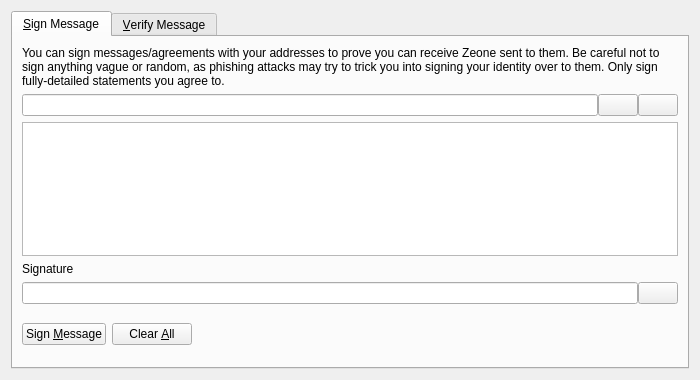
<?xml version="1.0" encoding="UTF-8"?>
<ui version="4.0">
 <class>SignVerifyMessageDialog</class>
 <widget class="QDialog" name="SignVerifyMessageDialog">
  <property name="geometry">
   <rect>
    <x>0</x>
    <y>0</y>
    <width>700</width>
    <height>380</height>
   </rect>
  </property>
  <property name="windowTitle">
   <string>Signatures - Sign / Verify a Message</string>
  </property>
  <property name="modal">
   <bool>true</bool>
  </property>
  <layout class="QVBoxLayout" name="verticalLayout">
   <item>
    <widget class="QTabWidget" name="tabWidget">
     <property name="currentIndex">
      <number>0</number>
     </property>
     <widget class="QWidget" name="tabSignMessage">
      <attribute name="title">
       <string>&amp;Sign Message</string>
      </attribute>
      <layout class="QVBoxLayout" name="verticalLayout_SM">
       <item>
        <widget class="QLabel" name="infoLabel_SM">
         <property name="text">
          <string>You can sign messages/agreements with your addresses to prove you can receive Zeone sent to them. Be careful not to sign anything vague or random, as phishing attacks may try to trick you into signing your identity over to them. Only sign fully-detailed statements you agree to.</string>
         </property>
         <property name="textFormat">
          <enum>Qt::PlainText</enum>
         </property>
         <property name="wordWrap">
          <bool>true</bool>
         </property>
        </widget>
       </item>
       <item>
        <layout class="QHBoxLayout" name="horizontalLayout_1_SM">
         <property name="spacing">
          <number>0</number>
         </property>
         <item>
          <widget class="QValidatedLineEdit" name="addressIn_SM">
           <property name="toolTip">
            <string>The Zeone address to sign the message with</string>
           </property>
          </widget>
         </item>
         <item>
          <widget class="QPushButton" name="addressBookButton_SM">
           <property name="toolTip">
            <string>Choose previously used address</string>
           </property>
           <property name="text">
            <string/>
           </property>
           <property name="shortcut">
            <string>Alt+A</string>
           </property>
           <property name="autoDefault">
            <bool>false</bool>
           </property>
          </widget>
         </item>
         <item>
          <widget class="QPushButton" name="pasteButton_SM">
           <property name="toolTip">
            <string>Paste address from clipboard</string>
           </property>
           <property name="text">
            <string/>
           </property>
           <property name="shortcut">
            <string>Alt+P</string>
           </property>
           <property name="autoDefault">
            <bool>false</bool>
           </property>
          </widget>
         </item>
        </layout>
       </item>
       <item>
        <widget class="QPlainTextEdit" name="messageIn_SM">
         <property name="toolTip">
          <string>Enter the message you want to sign here</string>
         </property>
        </widget>
       </item>
       <item>
        <widget class="QLabel" name="signatureLabel_SM">
         <property name="text">
          <string>Signature</string>
         </property>
         <property name="textFormat">
          <enum>Qt::PlainText</enum>
         </property>
        </widget>
       </item>
       <item>
        <layout class="QHBoxLayout" name="horizontalLayout_2_SM">
         <property name="spacing">
          <number>0</number>
         </property>
         <item>
          <widget class="QLineEdit" name="signatureOut_SM">
           <property name="font">
            <font>
             <italic>true</italic>
            </font>
           </property>
           <property name="readOnly">
            <bool>true</bool>
           </property>
          </widget>
         </item>
         <item>
          <widget class="QPushButton" name="copySignatureButton_SM">
           <property name="toolTip">
            <string>Copy the current signature to the system clipboard</string>
           </property>
           <property name="text">
            <string/>
           </property>
           <property name="autoDefault">
            <bool>false</bool>
           </property>
          </widget>
         </item>
        </layout>
       </item>
       <item>
        <layout class="QHBoxLayout" name="horizontalLayout_3_SM">
         <item>
          <widget class="QPushButton" name="signMessageButton_SM">
           <property name="toolTip">
            <string>Sign the message to prove you own this Zeone address</string>
           </property>
           <property name="text">
            <string>Sign &amp;Message</string>
           </property>
           <property name="autoDefault">
            <bool>false</bool>
           </property>
          </widget>
         </item>
         <item>
          <widget class="QPushButton" name="clearButton_SM">
           <property name="toolTip">
            <string>Reset all sign message fields</string>
           </property>
           <property name="text">
            <string>Clear &amp;All</string>
           </property>
           <property name="autoDefault">
            <bool>false</bool>
           </property>
          </widget>
         </item>
         <item>
          <spacer name="horizontalSpacer_1_SM">
           <property name="orientation">
            <enum>Qt::Horizontal</enum>
           </property>
           <property name="sizeHint" stdset="0">
            <size>
             <width>40</width>
             <height>48</height>
            </size>
           </property>
          </spacer>
         </item>
         <item>
          <widget class="QLabel" name="statusLabel_SM">
           <property name="font">
            <font>
             <weight>75</weight>
             <bold>true</bold>
            </font>
           </property>
           <property name="text">
            <string/>
           </property>
           <property name="wordWrap">
            <bool>true</bool>
           </property>
          </widget>
         </item>
         <item>
          <spacer name="horizontalSpacer_2_SM">
           <property name="orientation">
            <enum>Qt::Horizontal</enum>
           </property>
           <property name="sizeHint" stdset="0">
            <size>
             <width>40</width>
             <height>48</height>
            </size>
           </property>
          </spacer>
         </item>
        </layout>
       </item>
      </layout>
     </widget>
     <widget class="QWidget" name="tabVerifyMessage">
      <attribute name="title">
       <string>&amp;Verify Message</string>
      </attribute>
      <layout class="QVBoxLayout" name="verticalLayout_VM">
       <item>
        <widget class="QLabel" name="infoLabel_VM">
         <property name="text">
          <string>Enter the receiver's address, message (ensure you copy line breaks, spaces, tabs, etc. exactly) and signature below to verify the message. Be careful not to read more into the signature than what is in the signed message itself, to avoid being tricked by a man-in-the-middle attack. Note that this only proves the signing party receives with the address, it cannot prove sendership of any transaction!</string>
         </property>
         <property name="textFormat">
          <enum>Qt::PlainText</enum>
         </property>
         <property name="alignment">
          <set>Qt::AlignLeading|Qt::AlignLeft|Qt::AlignTop</set>
         </property>
         <property name="wordWrap">
          <bool>true</bool>
         </property>
        </widget>
       </item>
       <item>
        <layout class="QHBoxLayout" name="horizontalLayout_1_VM">
         <property name="spacing">
          <number>0</number>
         </property>
         <item>
          <widget class="QValidatedLineEdit" name="addressIn_VM">
           <property name="toolTip">
            <string>The Zeone address the message was signed with</string>
           </property>
          </widget>
         </item>
         <item>
          <widget class="QPushButton" name="addressBookButton_VM">
           <property name="toolTip">
            <string>Choose previously used address</string>
           </property>
           <property name="text">
            <string/>
           </property>
           <property name="shortcut">
            <string>Alt+A</string>
           </property>
           <property name="autoDefault">
            <bool>false</bool>
           </property>
          </widget>
         </item>
        </layout>
       </item>
       <item>
        <widget class="QPlainTextEdit" name="messageIn_VM"/>
       </item>
       <item>
        <widget class="QValidatedLineEdit" name="signatureIn_VM"/>
       </item>
       <item>
        <layout class="QHBoxLayout" name="horizontalLayout_2_VM">
         <item>
          <widget class="QPushButton" name="verifyMessageButton_VM">
           <property name="toolTip">
            <string>Verify the message to ensure it was signed with the specified Zeone address</string>
           </property>
           <property name="text">
            <string>Verify &amp;Message</string>
           </property>
           <property name="autoDefault">
            <bool>false</bool>
           </property>
          </widget>
         </item>
         <item>
          <widget class="QPushButton" name="clearButton_VM">
           <property name="toolTip">
            <string>Reset all verify message fields</string>
           </property>
           <property name="text">
            <string>Clear &amp;All</string>
           </property>
           <property name="autoDefault">
            <bool>false</bool>
           </property>
          </widget>
         </item>
         <item>
          <spacer name="horizontalSpacer_1_VM">
           <property name="orientation">
            <enum>Qt::Horizontal</enum>
           </property>
           <property name="sizeHint" stdset="0">
            <size>
             <width>40</width>
             <height>48</height>
            </size>
           </property>
          </spacer>
         </item>
         <item>
          <widget class="QLabel" name="statusLabel_VM">
           <property name="font">
            <font>
             <weight>75</weight>
             <bold>true</bold>
            </font>
           </property>
           <property name="text">
            <string/>
           </property>
           <property name="wordWrap">
            <bool>true</bool>
           </property>
          </widget>
         </item>
         <item>
          <spacer name="horizontalSpacer_2_VM">
           <property name="orientation">
            <enum>Qt::Horizontal</enum>
           </property>
           <property name="sizeHint" stdset="0">
            <size>
             <width>40</width>
             <height>48</height>
            </size>
           </property>
          </spacer>
         </item>
        </layout>
       </item>
      </layout>
     </widget>
    </widget>
   </item>
  </layout>
 </widget>
 <customwidgets>
  <customwidget>
   <class>QValidatedLineEdit</class>
   <extends>QLineEdit</extends>
   <header>qvalidatedlineedit.h</header>
  </customwidget>
 </customwidgets>
 <resources>
  <include location="../zeone.qrc"/>
 </resources>
 <connections/>
</ui>
